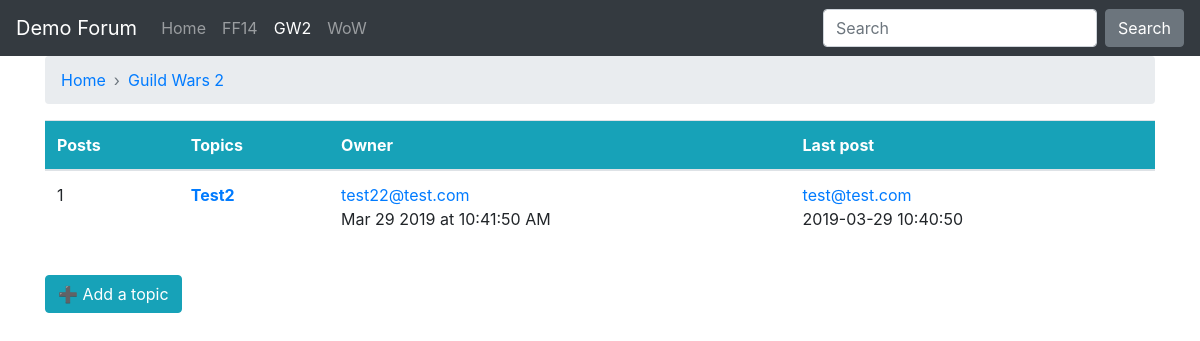
Page /topiclist.php?forum_id=2&forum_name=Guild Wars 2 on the committed database.
### tables this page shows
CREATE TABLE IF NOT EXISTS `forum_topics` (
  `topic_id` int(11) NOT NULL AUTO_INCREMENT,
  `topic_title` varchar(150) DEFAULT NULL,
  `topic_create_time` datetime DEFAULT NULL,
  `topic_owner` varchar(150) DEFAULT NULL,
  `forum_id` int(11) NOT NULL,
  PRIMARY KEY (`topic_id`)
);

CREATE TABLE IF NOT EXISTS `forum_posts` (
  `post_id` int(11) NOT NULL AUTO_INCREMENT,
  `topic_id` int(11) NOT NULL,
  `post_text` text,
  `post_create_time` datetime DEFAULT NULL,
  `post_owner` varchar(150) DEFAULT NULL,
  `forum_id` int(11) NOT NULL,
  PRIMARY KEY (`post_id`)
);

### topiclist.php (the view, shortened to what this page needs)
<?php
include 'ch21_include.php';
$forum_id = $_GET['forum_id'];
$forum_name = $_GET['forum_name'];
$get_topics_sql = "SELECT topic_id, topic_title,
DATE_FORMAT(topic_create_time, '%b %e %Y at %r') AS
fmt_topic_create_time, topic_owner FROM forum_topics
WHERE forum_id = '". $forum_id."'
ORDER BY topic_create_time DESC";
$get_topics_res = mysqli_query($mysqli, $get_topics_sql)
or die(mysqli_error($mysqli));
if (mysqli_num_rows($get_topics_res) < 1) {
$display_block = "<p><em>No topics exist.</em></p>";
} else {
$display_block = <<<END_OF_TEXT
<table class="table">
    <thead class="bg-info text-white">
    <tr>
      <th scope="col">Posts</th>
      <th scope="col">Topics</th>
      <th scope="col">Owner</th>
      <th scope="col">Last post</th>
    </tr>
    </thead>
<tr>
END_OF_TEXT;
while ($topic_info = mysqli_fetch_array($get_topics_res)) {
    $topic_id = $topic_info['topic_id'];
    $topic_title = stripslashes($topic_info['topic_title']);
    $topic_create_time = $topic_info['fmt_topic_create_time'];
    $topic_owner = stripslashes($topic_info['topic_owner']);
    $get_num_posts_sql = "SELECT COUNT(post_id) AS post_count FROM
        forum_posts WHERE topic_id = '".$topic_id."'";
    $get_num_posts_res = mysqli_query($mysqli, $get_num_posts_sql)
    or die(mysqli_error($mysqli));
    while ($posts_info = mysqli_fetch_array($get_num_posts_res)) {
            $num_posts = $posts_info['post_count'];
    }
    $get_last_post_sql = "SELECT * FROM forum_posts WHERE forum_id = '".$forum_id."'
    ORDER BY post_create_time DESC LIMIT 1";
    $get_last_post_res = mysqli_query($mysqli, $get_last_post_sql)
    or die(mysqli_error($mysqli));
    while ($post_info = mysqli_fetch_array($get_last_post_res)) {
            $last_post_owner = $post_info['post_owner'];
            $last_post_time = $post_info['post_create_time'];
    }
$display_block .= <<<END_OF_TEXT
<tbody>
<tr>
<td>$num_posts</td>
<th scope="row">
<a href="showtopic.php?topic_id=$topic_id&forum_id=$forum_id&forum_name=$forum_name">$topic_title</a>
</th>
<td>
<span class='text-primary'>$topic_owner</span>
<p>$topic_create_time</p>
</td>
<td>
<span class='text-primary'>$last_post_owner</span>
<p>$last_post_time</p>
</td>
</tr>
END_OF_TEXT;
}
$display_block .= "</table>";
}
?>
<!DOCTYPE html>
<html>
<head>
    <link rel="stylesheet" href="https://stackpath.bootstrapcdn.com/bootstrap/4.3.1/css/bootstrap.min.css">
    <link rel="stylesheet" href="css/app.css">
</head>
<body>
<?php
include 'layouts/navbar.php';
?>
<div class="container">
<nav aria-label="breadcrumb">
    <ol class="breadcrumb arr-right">
        <li class="breadcrumb-item"><a href="index.php">Home</a></li>
        <li class="breadcrumb-item"><a href="topiclist.php?forum_id=<?php echo $forum_id?>&forum_name=<?php echo $forum_name?>"><?php echo $forum_name?></a></li>
    </ol>
</nav>
<?php echo $display_block; ?>
<a class="btn btn-info" href="addtopic.php?forum_id=<?php echo $forum_id?>&forum_name=<?php echo $forum_name?>">
&#10133; Add a topic</a>
</div>
</body>
</html>

### css/app.css (style rules this page uses)
.arr-right .breadcrumb-item+.breadcrumb-item::before { content: "›"; }

### rows in the picture
forum_topics: num_posts "1", topic_title "Test2", topic_owner "test22@test.com", topic_create_time "Mar 29 2019 at 10:41:50 AM", forum_posts.post_owner "test@test.com", forum_posts.post_create_time "2019-03-29 10:40:50"

### other values in the picture
$forum_name "Guild Wars 2"
